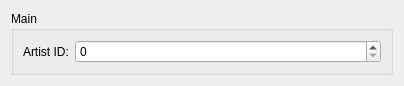
<?xml version="1.0" encoding="UTF-8"?>
<ui version="4.0">
 <class>FrmSettRss</class>
 <widget class="QFrame" name="FrmSettRss">
  <property name="geometry">
   <rect>
    <x>0</x>
    <y>0</y>
    <width>404</width>
    <height>81</height>
   </rect>
  </property>
  <property name="windowTitle">
   <string>Frame</string>
  </property>
  <property name="frameShape">
   <enum>QFrame::Panel</enum>
  </property>
  <property name="frameShadow">
   <enum>QFrame::Raised</enum>
  </property>
  <property name="lineWidth">
   <number>0</number>
  </property>
  <layout class="QVBoxLayout" name="verticalLayout">
   <item>
    <widget class="QGroupBox" name="groupBox_2">
     <property name="sizePolicy">
      <sizepolicy hsizetype="Preferred" vsizetype="Preferred">
       <horstretch>1</horstretch>
       <verstretch>0</verstretch>
      </sizepolicy>
     </property>
     <property name="locale">
      <locale language="C" country="AnyCountry"/>
     </property>
     <property name="title">
      <string>Main</string>
     </property>
     <property name="checkable">
      <bool>false</bool>
     </property>
     <property name="checked">
      <bool>false</bool>
     </property>
     <layout class="QHBoxLayout" name="horizontalLayout_5">
      <item>
       <layout class="QHBoxLayout" name="horizontalLayout_2">
        <item>
         <layout class="QFormLayout" name="formLayout_2">
          <property name="sizeConstraint">
           <enum>QLayout::SetMinAndMaxSize</enum>
          </property>
          <property name="fieldGrowthPolicy">
           <enum>QFormLayout::AllNonFixedFieldsGrow</enum>
          </property>
          <item row="0" column="0">
           <widget class="QLabel" name="label_8">
            <property name="text">
             <string>Artist ID:</string>
            </property>
           </widget>
          </item>
          <item row="0" column="1">
           <widget class="QSpinBox" name="sb_artist">
            <property name="maximum">
             <number>99999999</number>
            </property>
           </widget>
          </item>
         </layout>
        </item>
       </layout>
      </item>
     </layout>
    </widget>
   </item>
  </layout>
 </widget>
 <resources/>
 <connections/>
</ui>
